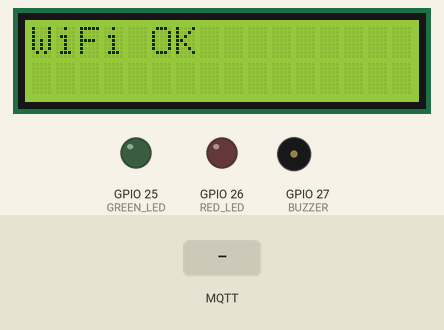
The sketch below on a simulated ESP32. Parts: 16×2 character LCD, output pins drawn as LEDs (lit = HIGH), buzzer (waves = sounding). Inputs (shaded band) come from the test bench. WiFi joins after 1.5 s; servers stay silent unless stated; random numbers use the default seed unless the sketch sets one; no MQTT or app messages arrive unless stated; what the sketch prints to the serial monitor is not drawn.

Above: at 3.2 s.
At 6.3 s:
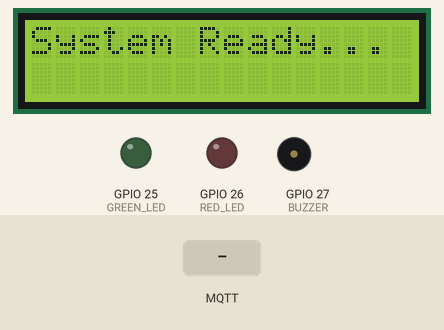
6.4 s: MQTT message "PRESENT:" arrives on the first subscribed topic
At 7.4 s:
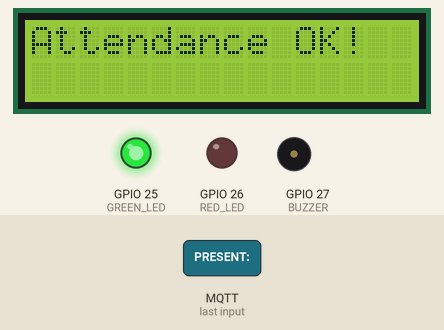
Timing chart, 0 to 12.9 s (numbered marks = the images above; inputs shaded):
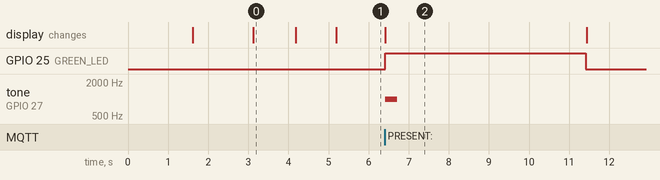

The sketch:

wokwi_esp32.ino
```cpp
/*
===================================================
  كود ESP32 - داخل Wokwi
===================================================
  الخطوات:
  1. افتح wokwi.com
  2. New Project → ESP32
  3. انسخ الكود في main.ino
  4. أضف:
     - LCD I2C
     - LED أخضر (25)
     - LED أحمر (26)
     - Buzzer (27)
===================================================
*/

#include <WiFi.h>
#include <PubSubClient.h>
#include <LiquidCrystal_I2C.h>

// ===================================================
// WiFi
// ===================================================
const char* WIFI_SSID     = "Wokwi-GUEST";
const char* WIFI_PASSWORD = "";

// ===================================================
// MQTT
// ===================================================
const char* MQTT_BROKER = "broker.hivemq.com";
const int   MQTT_PORT   = 1883;
const char* MQTT_TOPIC  = "smartattendance/result2";

// ===================================================
// Pins
// ===================================================
const int GREEN_LED = 25;
const int RED_LED   = 26;
const int BUZZER    = 27;

// ===================================================
// LCD
// ===================================================
LiquidCrystal_I2C lcd(0x27, 16, 2);

WiFiClient espClient;
PubSubClient mqttClient(espClient);

// ===================================================
// متغيرات
// ===================================================
bool mqttShown = false;
bool isProcessing = false;

// ===================================================
// Scroll للنص الطويل
// ===================================================
void scrollText(String text, int row, int delayTime = 300) {

  if (text.length() <= 16) {
    lcd.setCursor(0, row);
    lcd.print(text);
    return;
  }

  for (int i = 0; i <= text.length() - 16; i++) {
    lcd.setCursor(0, row);
    lcd.print(text.substring(i, i + 16));
    delay(delayTime);
  }
}

// ===================================================
// استقبال الرسائل
// ===================================================
void onMessageReceived(char* topic, byte* payload, unsigned int length) {

  String message = "";
  for (int i = 0; i < length; i++) {
    message += (char)payload[i];
  }

  Serial.println("New Message: " + message);

  // تجاهل الرسائل الفارغة
  if (message.length() == 0) return;

  // منع التداخل فقط (مهم)
  if (isProcessing) return;

  isProcessing = true;

  lcd.clear();

  // ===================================================
  // ===== PRESENT =====
  // ===================================================
  if (message.startsWith("PRESENT:")) {

    String data = message.substring(8);

    int sep = data.indexOf(":");
    String name = (sep != -1) ? data.substring(0, sep) : data;

    lcd.setCursor(0, 0);
    lcd.print("Attendance OK!");

    scrollText(name, 1);

    digitalWrite(GREEN_LED, HIGH);
    digitalWrite(RED_LED, LOW);
    tone(BUZZER, 1000, 300);

    delay(5000);

    digitalWrite(GREEN_LED, LOW);
  }

  // ===================================================
  // ===== ALREADY =====
  // ===================================================
  else if (message.startsWith("ALREADY:")) {

    String data = message.substring(8);

    int sep = data.indexOf(":");
    String name = (sep != -1) ? data.substring(0, sep) : data;

    lcd.setCursor(0, 0);
    lcd.print("Already Marked!");

    scrollText(name, 1);

    digitalWrite(GREEN_LED, HIGH);
    digitalWrite(RED_LED, HIGH);
    tone(BUZZER, 500, 200);

    delay(5000);

    digitalWrite(GREEN_LED, LOW);
    digitalWrite(RED_LED, LOW);
  }

  // ===================================================
  // ===== UNKNOWN =====
  // ===================================================
  else if (message.startsWith("UNKNOWN")) {

    lcd.setCursor(0, 0);
    lcd.print("Unknown Face!");
    lcd.setCursor(0, 1);
    lcd.print("Access Denied");

    digitalWrite(RED_LED, HIGH);
    tone(BUZZER, 300, 500);

    delay(5000);

    digitalWrite(RED_LED, LOW);
  }

  // ===================================================
  // رجوع للوضع الطبيعي
  // ===================================================
  lcd.clear();
  lcd.setCursor(0, 0);
  lcd.print("System Ready...");

  isProcessing = false;
}

// ===================================================
// WiFi
// ===================================================
void connectWiFi() {

  lcd.clear();
  lcd.print("Connecting WiFi");

  WiFi.begin(WIFI_SSID, WIFI_PASSWORD);

  while (WiFi.status() != WL_CONNECTED) {
    delay(500);
  }

  lcd.clear();
  lcd.print("WiFi OK");
  delay(1000);
}

// ===================================================
// MQTT
// ===================================================
void connectMQTT() {

  while (!mqttClient.connected()) {

    String clientId = "ESP32-" + String(random(1000, 9999));

    if (mqttClient.connect(clientId.c_str())) {

      Serial.println("MQTT Connected");

      mqttClient.subscribe(MQTT_TOPIC);

      if (!mqttShown) {
        lcd.clear();
        lcd.print("MQTT OK");
        delay(1000);
        mqttShown = true;
      }

    } else {
      delay(1000);
    }
  }
}

// ===================================================
// setup
// ===================================================
void setup() {

  Serial.begin(115200);

  pinMode(GREEN_LED, OUTPUT);
  pinMode(RED_LED, OUTPUT);
  pinMode(BUZZER, OUTPUT);

  lcd.init();
  lcd.backlight();

  lcd.setCursor(0, 0);
  lcd.print("Smart Attendance");
  lcd.setCursor(0, 1);
  lcd.print("Starting...");
  delay(1500);

  connectWiFi();

  mqttClient.setServer(MQTT_BROKER, MQTT_PORT);
  mqttClient.setCallback(onMessageReceived);

  connectMQTT();

  lcd.clear();
  lcd.setCursor(0, 0);
  lcd.print("System Ready...");
}

// ===================================================
// loop
// ===================================================
void loop() {

  if (!mqttClient.connected()) {
    connectMQTT();
  }

  mqttClient.loop();
}
```

Measured:
- after the input at 6.4 s, GPIO 25 (GREEN_LED): LOW → HIGH at once, → LOW 5.0 s later; tone on GPIO 27 (BUZZER): silent → 1000 Hz at once, → silent 0.30 s later; the display: changes at once (image 2)
- what the display in image 0 shows lasts 1.1 s, from 3.1 s to 4.2 s
